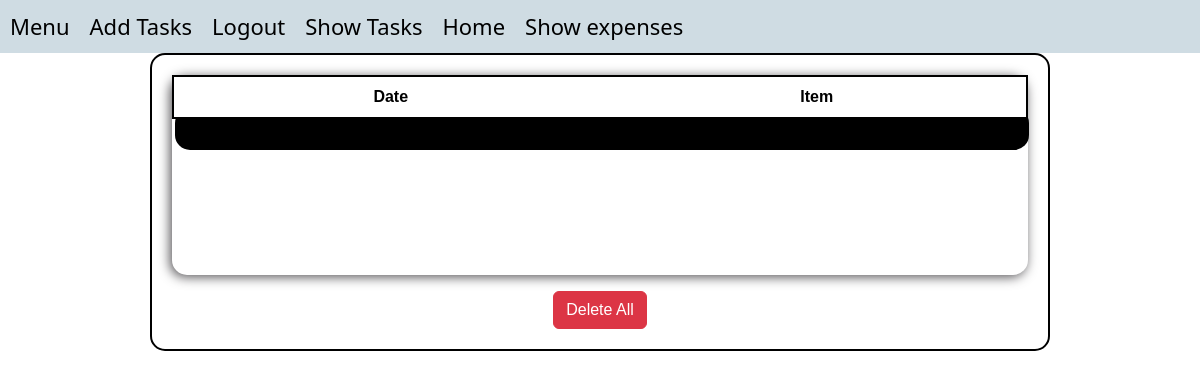
Page /dashboard on the earlier database version.
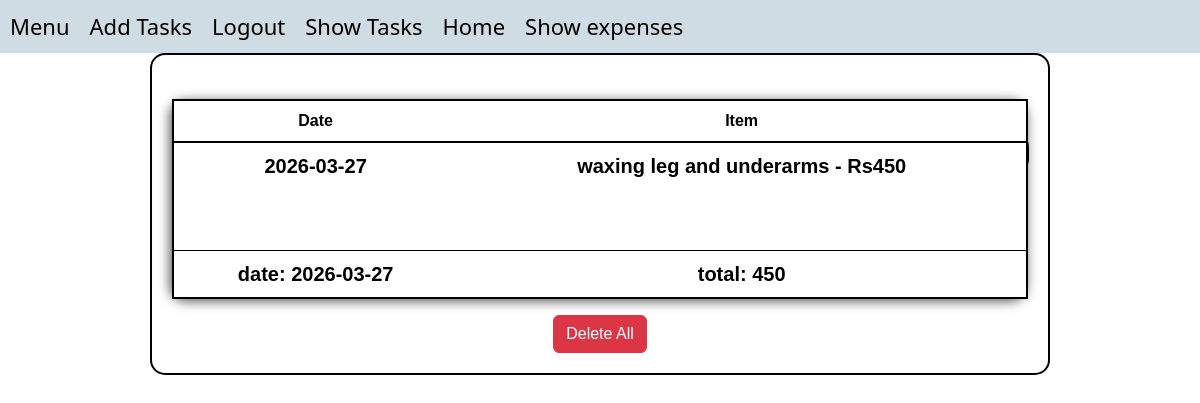
Same page on the later database version.
### expense/models.py (models this page shows)
class expense(db.Model):
    id = db.Column("id", db.Integer, primary_key = True)
    date = db.Column("date", db.Date, nullable = False)
    amount = db.Column("amount", db.Integer, nullable = False)
    item = db.Column("item", db.String(228), nullable = False)

### expense/routes.py (the view)
@exp.route("/dashboard", methods = ["GET"])
def dashboard():
    expenses = expense.query.order_by(expense.date.desc()).all()
    totals = db.session.query(expense.date, func.sum(expense.amount).label('total')).group_by(expense.date)
    for total in totals:
        print(total.date)
    grouped_exp = defaultdict(list)
    for exp in expenses:
        grouped_exp[exp.date].append(exp)
    return render_template("expense/dashboard.html", grp = grouped_exp, totals = totals)

### expense/templates/expense/dashboard.html
{% extends "base.html" %}
{% block content %}
<div class="show">
    <table class="table table_hover">
        <thead>
            <th>Date</th>
            <th>Item</th>
        </thead>
        <tbody style="overflow-y: scroll;">
            {% for date , exp in grp.items() %}
            <tr style="background-color: antiquewhite;">
                <td>{{ date }}</td>
                <td>
                    {% for item in exp %}
                    {{ item.item }} - Rs{{item.amount}} <br><br>
                    {% endfor %} <br>
                </td>
            </tr> <br>
            {% endfor %}
            {% for total in totals %}
            <tr>
                <td>
                    date: {{total.date}}
                </td>
                <td>
                    total: {{total.total}}
                </td>
            </tr>
            {% endfor %}
        </tbody>
    </table>
    <form action="{{url_for('exp.deleteall')}}" method="get">
        <button class="btn btn-danger" onclick="return 'Sure?'">Delete All</button>
    </form>
</div>
{% endblock %}

### templates/base.html (shortened to what this page needs)
<!DOCTYPE html>
<html lang="en">
<head>
    <link href="https://cdn.jsdelivr.net/npm/bootstrap@5.3.8/dist/css/bootstrap.min.css" rel="stylesheet"
>
    <link rel="stylesheet" href="../static/style.css">
    <link rel="stylesheet" href="https://cdnjs.cloudflare.com/ajax/libs/font-awesome/4.7.0/css/font-awesome.min.css">
</head>
<body class="bs-body-color">
    <div class="header">
        <a href="">Menu</a>
        <a href="{{url_for('todo.add')}}">Add Tasks</a>
        <a href="">Logout</a>
        <a href="{{url_for('todo.show')}}">Show Tasks</a>
        <a href="{{url_for('todo.welcome')}}">Home</a>
        <a href="{{url_for('exp.dashboard')}}">Show expenses</a>
    </div>
    {% block content %}{% endblock %}
</body>
</html>

### static/style.css (style rules this page uses)
* { text-align: center; align-items: center; }
.header { text-align: left; margin: auto; align-items: safe; display: flex; flex-direction: row; color: white; background-color: rgb(207, 220, 227); }
.header * { margin: 10px; }
table { border: 2px solid black; padding: 25px; margin: auto; text-align: center; width: 90%; height: 200px; border-radius: 15px; box-shadow: -2px 2px 12px rgb(83, 81, 84); border-color: rgb(0, 0, 0); }
thead { border: 2px solid black; border-radius: 15px; box-shadow: 2px 2pc black; border-color: rgb(0, 0, 0); color: rgb(0, 0, 0); font-weight: 800; }
tbody { border: 2px solid rgb(0, 0, 0); background-color: rgb(227, 222, 241); font-size: 20px; border-radius: 15px; border-color: rgb(0, 0, 0); }
.show { border-radius: 15px; width: 75%; height: auto; text-align: center; margin: auto; padding: 20px; font-family: 'Lucida Sans', 'Lucida Sans Regular', 'Lucida Grande', 'Lucida Sans Unicode', Geneva, Verdana, sans-serif; border: 2px solid black; font-weight: 800; overflow-y: scroll; }
a { text-decoration: none; color: rgb(0, 0, 0); font-size: 22px; font-weight: 500; }
form { color: white; }

Differences in the rows shown:
added expense: grp "2026-03-27", item "waxing leg and underarms", amount "450"
Other differences:
new list line: "date: 2026-03-27 total: 450"
